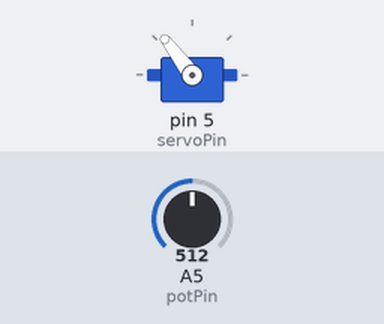
This sketch was run on a simulated Arduino Uno, built with avr-gcc and run on an emulated ATmega328P. Shown: servo. The inputs (shaded band) are chosen by the test bench; at power-on: A5 (potPin) = 512.

Above: at 1.2 s.
1.3 s: A5 (potPin) set to 716
At 2.0 s:
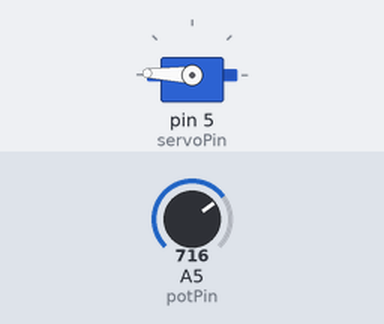
2.8 s: A5 (potPin) set to 900
At 4.0 s:
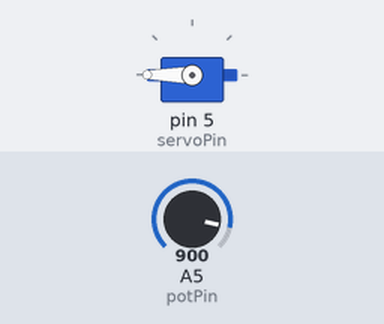
4.3 s: A5 (potPin) set to 306
At 5.5 s:
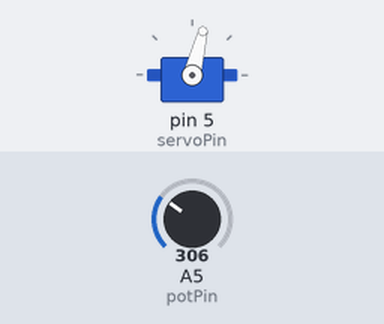
5.8 s: A5 (potPin) set to 122
At 6.4 s:
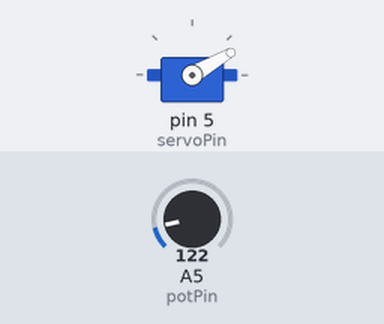
7.3 s: A5 (potPin) set to 0
At 7.9 s:
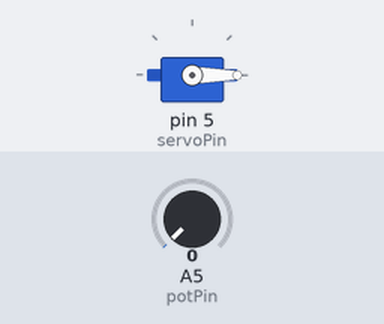
8.8 s: A5 (potPin) set to 511
At 10.0 s:
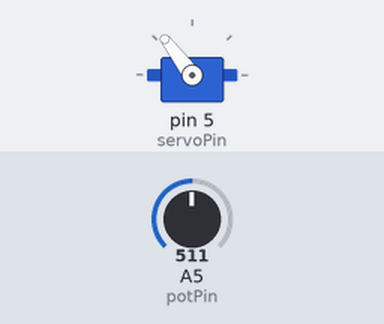
Timing chart, 0 to 11.3 s (numbered marks = the images above; inputs shaded):
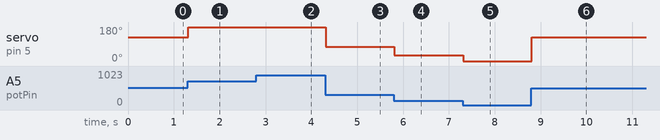

Measured:
- after the input at 1.3 s, servo on pin 5 (servoPin): 127° → 178° at once
- after the input at 2.8 s, servo on pin 5 (servoPin): 178° → 180° at once
- after the input at 4.3 s, servo on pin 5 (servoPin): 180° → 76° at once
- after the input at 5.8 s, servo on pin 5 (servoPin): 76° → 30° at once
- after the input at 7.3 s, servo on pin 5 (servoPin): 30° → 0° at once
- after the input at 8.8 s, servo on pin 5 (servoPin): 0° → 127° at once

The sketch:

Servo.ino
```cpp
#include <Servo.h>

Servo myservo;
int servoPin = 5;
int potPin = A5;
int potValue;
int angle;

void setup() {
  myservo.attach(servoPin);
}

void loop() {
  moveWithPotentiometr();
}

void move() {
  myservo.write(90);
  delay(500);
  myservo.write(0);
  delay(500);
}

void moveWithPotentiometr() {
  potValue = analogRead(potPin);
  angle = map(potValue, 0, 1023, 0, 255);
  myservo.write(angle);
  delay(15);
}
```
